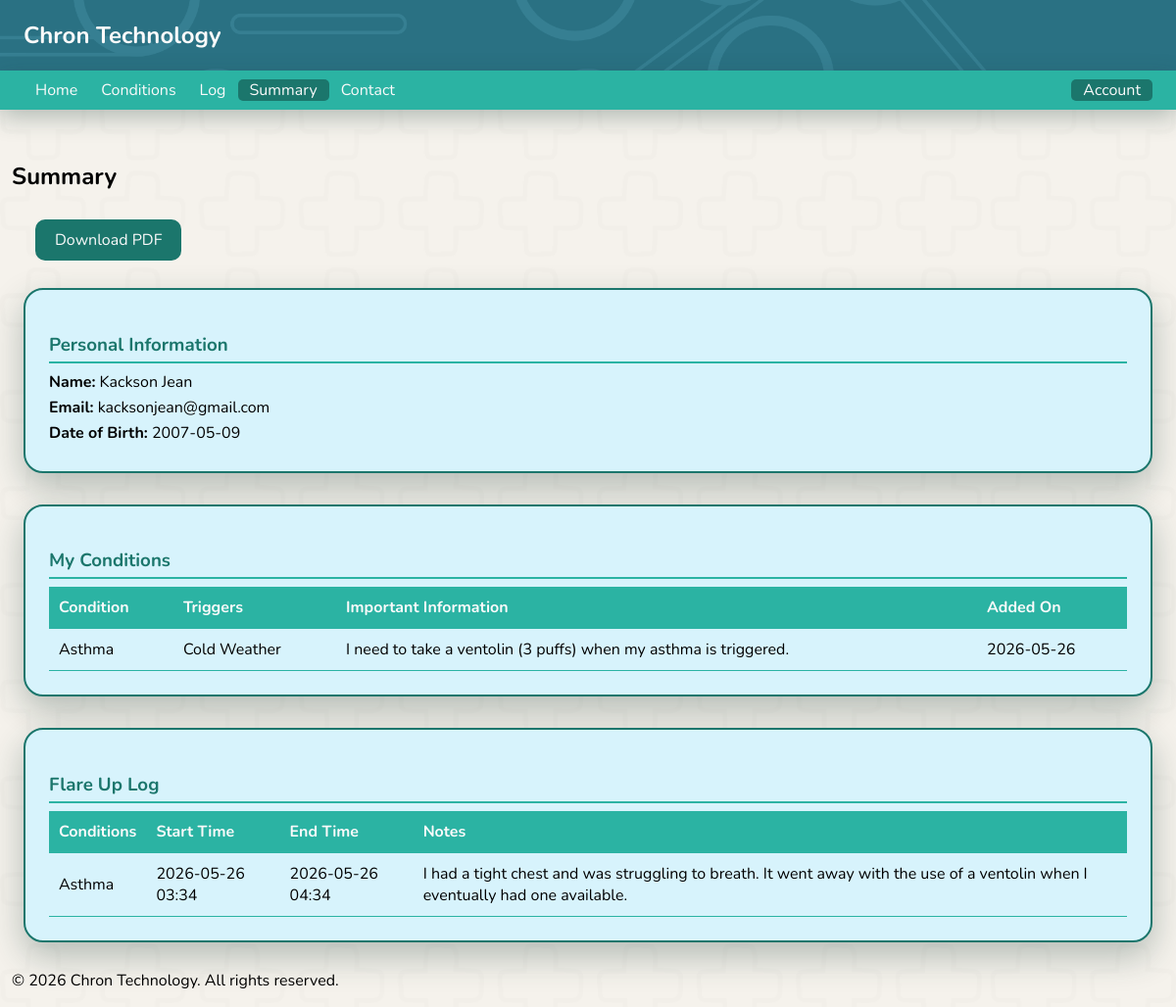
The page /summary (signed in) on the database its author committed.
### tables this page shows
CREATE TABLE users (
        id INTEGER PRIMARY KEY AUTOINCREMENT,
        first_name TEXT NOT NULL,
        last_name TEXT NOT NULL,
        email TEXT UNIQUE NOT NULL,
        password TEXT NOT NULL,
        date_of_birth DATE NOT NULL
    );

CREATE TABLE conditions (
        id INTEGER PRIMARY KEY AUTOINCREMENT,
        user_id INTEGER NOT NULL,
        condition_name TEXT NOT NULL,
        triggers TEXT NULL,
        created_at TIMESTAMP DEFAULT CURRENT_TIMESTAMP, important_information TEXT NULL,
        FOREIGN KEY (user_id) REFERENCES users(id)
    );

CREATE TABLE flare_ups (
        id INTEGER PRIMARY KEY AUTOINCREMENT,
        user_id INTEGER NOT NULL,
        begin_time DATETIME NOT NULL,
        end_time DATETIME NOT NULL,
        flareup_comment TEXT NULL,
        created_at TIMESTAMP DEFAULT CURRENT_TIMESTAMP,
        FOREIGN KEY (user_id) REFERENCES users(id)
    );

### app.py (the view)
@app.route('/summary')
def summary():
    if not session.get('user_id'):
        flash('Please sign in to view your summary.', 'error')
        return redirect('/signin')
    conn = get_user_conn()
    cursor = conn.cursor()
    cursor.execute(
        'SELECT first_name, last_name, email, date_of_birth FROM users WHERE id = ?',
        (session['user_id'],)
    )
    user = cursor.fetchone()
    user_info = {
        'first_name': user[0],
        'last_name': user[1],
        'email': user[2],
        'date_of_birth': user[3]
    }
    cursor.execute(
        'SELECT condition_name, triggers, important_information, created_at FROM conditions WHERE user_id = ? ORDER BY created_at',
        (session['user_id'],)
    )
    conditions = cursor.fetchall()
    cursor.execute(
        'SELECT id, begin_time, end_time, flareup_comment, created_at FROM flare_ups WHERE user_id = ? ORDER BY begin_time DESC',
        (session['user_id'],)
    )
    flare_up_rows = cursor.fetchall()
    flare_up_ids = [row[0] for row in flare_up_rows]
    conditions_map = {}
    if flare_up_ids:
        placeholders = ','.join('?' * len(flare_up_ids))
        cursor.execute(f'''
            SELECT fuc.flare_up_id, c.condition_name
            FROM flare_up_conditions fuc
            JOIN conditions c ON c.id = fuc.condition_id
            WHERE fuc.flare_up_id IN ({placeholders})
        ''', flare_up_ids)
        for fup_id, cname in cursor.fetchall():
            conditions_map.setdefault(fup_id, []).append(cname)
    flare_ups = [(row[1], row[2], row[3], ', '.join(conditions_map.get(row[0], []))) for row in flare_up_rows]
    conn.close()
    return render_template('summary.html', user_info=user_info, conditions=conditions, flare_ups=flare_ups)

### app.py (called while the page is built)
def get_user_conn():
    return sqlite3.connect(USER_DB)

### templates/summary.html (shortened to what this page needs)
<!DOCTYPE html>
<html lang="en">
<head>
    <link rel="stylesheet" href="/static/style.css">
</head>
<body class="index_page">
    <header>
        <nav>
            <h1 class="websitelogo">Chron Technology</h1>
        </nav>
        <div class="topnav">
            <div class="nav-left">
                <a class="notactive_page" href="/">Home</a>
                {% if session.get('user_id') %}
                <a class="notactive_page" href="conditions">Conditions</a>
                <a class="notactive_page" href="log">Log</a>
                <a class="active_page" href="summary">Summary</a>
                <a class="notactive_page" href="contact">Contact</a>
                {% endif %}
            </div>
            <div class="nav-right">
                {% if session.get('user_id') %}
                <div class="dropdown">
                    <span class="dropdown-toggle">Account</span>
                </div>
                {% else %}
                <a class="notactive_page" href="signup">SignUp</a>
                <a class="notactive_page" href="signin">SignIn</a>
                {% endif %}
            </div>
        </div>
    </header>
    <main>
        <section>
            <h2 class="topPageHeadings">Summary</h2>
            <a href="/download_summary" class="download-btn">Download PDF</a>
        </section>
        <div class="summary-container">
            <div class="summary-section">
                <h3>Personal Information</h3>
                <div class="info-grid">
                    <p><strong>Name:</strong> {{ user_info.first_name }} {{ user_info.last_name }}</p>
                    <p><strong>Email:</strong> {{ user_info.email }}</p>
                    <p><strong>Date of Birth:</strong> {{ user_info.date_of_birth }}</p>
                </div>
            </div>
            <div class="summary-section">
                <h3>My Conditions</h3>
                {% if conditions %}
                <table class="summary-table">
                    <thead>
                        <tr>
                            <th>Condition</th>
                            <th>Triggers</th>
                            <th>Important Information</th>
                            <th>Added On</th>
                        </tr>
                    </thead>
                    <tbody>
                        {% for condition in conditions %}
                        <tr>
                            <td>{{ condition[0] }}</td>
                            <td>{{ condition[1] if condition[1] else '-' }}</td>
                            <td>{{ condition[2] if condition[2] else '-' }}</td>
                            <td>{{ condition[3][:10] if condition[3] else '-' }}</td>
                        </tr>
                        {% endfor %}
                    </tbody>
                </table>
                {% else %}
                <p class="no-data">No conditions recorded yet.</p>
                {% endif %}
            </div>
            <div class="summary-section">
                <h3>Flare Up Log</h3>
                {% if flare_ups %}
                <table class="summary-table">
                    <thead>
                        <tr>
                            <th>Conditions</th>
                            <th>Start Time</th>
                            <th>End Time</th>
                            <th>Notes</th>
                        </tr>
                    </thead>
                    <tbody>
                        {% for flare in flare_ups %}
                        <tr>
                            <td>{{ flare[3] if flare[3] else '-' }}</td>
                            <td>{{ flare[0].replace('T', ' ') if flare[0] else '-' }}</td>
                            <td>{{ flare[1].replace('T', ' ') if flare[1] else '-' }}</td>
                            <td>{{ flare[2] if flare[2] else '-' }}</td>
                        </tr>
                        {% endfor %}
                    </tbody>
                </table>
                {% else %}
                <p class="no-data">No flare ups logged yet.</p>
                {% endif %}
            </div>
        </div>
    </main>
    <footer>
        <p>&copy; 2026 Chron Technology. All rights reserved.</p>
    </footer>
</body>
</html>

### static/style.css (style rules this page uses)
body { font-family: 'Nunito', sans-serif; }
header { position: fixed; top: 0; left: 0; width: 100%; z-index: 1000; background-color: #2a7183; background-image: url('/static/images/header_image.png'); background-repeat: no-repeat; background-size: cover; background-position: center; }
.websitelogo { padding-left: 2vw; }
.topPageHeadings { display: block; padding-bottom: 1vh; }
.index_page { background-color: #f5f2ec; background-image: url('/static/images/chron_tech_background.png'); background-repeat: no-repeat; background-size: cover; background-position: center; background-attachment: fixed; min-height: 100vh; display: flex; flex-direction: column; margin: 0; padding-left: 1vw; padding-right: 1vw; }
main { flex: 1; margin-top: 18vh; }
.websitelogo { color: #fafafa; }
.topnav { background-color:#2BB3A3; height: 5vh; display: flex; align-items: center; justify-content: space-between; box-shadow: 0 8px 25px rgba(26, 58, 53, 0.3); }
.nav-left, .nav-right { display: flex; align-items: center; }
.nav-left { padding-left: 2vw; }
.nav-right { padding-right: 2vw; }
.active_page { color: #fafafa; text-decoration: none; padding-left: 1vw; padding-right: 1vw; background-color: #1b766c; border-radius: 5px; }
.notactive_page { color: #fafafa; text-decoration: none; padding-left: 1vw; padding-right: 1vw; }
.dropdown { position: relative; }
.dropdown-toggle { color: #fafafa; cursor: pointer; padding: 0 1vw; border-radius: 5px; background-color: #1b766c; }
.summary-section { margin-top: 2vh; }
.summary-container { display: flex; flex-direction: column; gap: 2vh; padding: 1vw; }
.summary-section { border: 2px solid #1b766c; border-radius: 20px; background-color: rgb(215, 243, 252); padding: 2vw; box-shadow: 0 14px 35px rgba(26, 58, 53, 0.3); }
.summary-section h3 { color: #1b766c; margin-bottom: 1vh; border-bottom: 2px solid #2BB3A3; padding-bottom: 0.5vh; }
.info-grid p { margin: 0.5vh 0; }
.summary-table { width: 100%; border-collapse: collapse; margin-top: 1vh; }
.summary-table th, .summary-table td { padding: 10px; text-align: left; border-bottom: 1px solid #2BB3A3; }
.summary-table th { background-color: #2BB3A3; color: #fafafa; }
.download-btn { display: inline-block; background-color: #1b766c; color: #fafafa; padding: 10px 20px; border-radius: 10px; text-decoration: none; margin-left: 2vw; transition: background-color 0.3s; }
section h2 { display: inline; }

### rows shown on the page
users: first_name "Kackson", last_name "Jean", email "kacksonjean@gmail.com", date_of_birth "2007-05-09"
conditions: condition_name "Asthma", triggers "Cold Weather", important_information "I need to take a ventolin (3 puffs) when my asthma is triggered.", created_at "2026-05-26", condition_name "Asthma"
flare_ups: begin_time "2026-05-26 03:34", end_time "2026-05-26 04:34", flareup_comment "I had a tight chest and was struggling to breath. It went away with the use of a ventolin when I eventually had one available."
